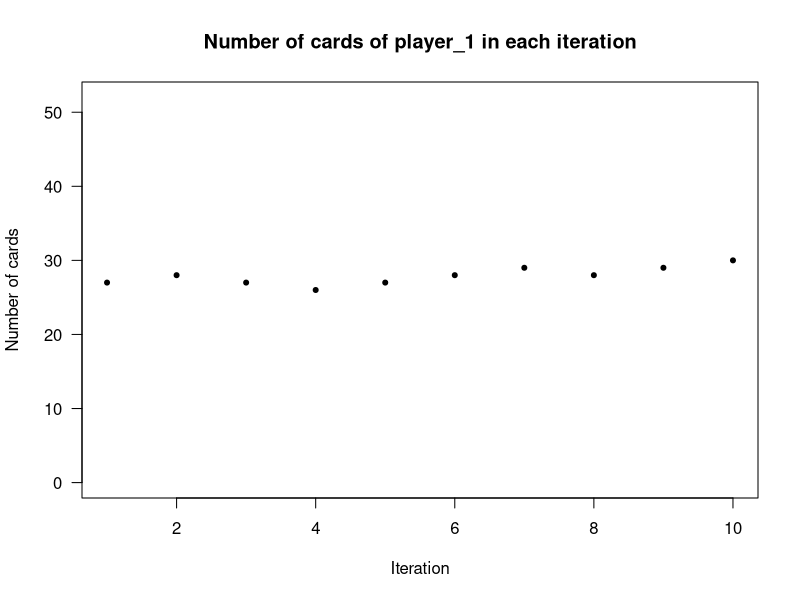

Write the R code that produced this figure.
# WAR GAME SIMULATOR (2 players only)
# Numeration: 2 - 10, 11 (J), 12 (Q), 13 (K), 14 (A)

# creation of a deck
deck <- c()
for (i in 1:52) {
  deck[i] <- (i + 7) %/% 4
}
print(deck)

# set seed (to get repetable results on other machine)
set.seed(17)

# shuffling of the deck
deck <- sample(deck)
print(deck)

# division of the deck between 2 players
player_1 <- deck[c(TRUE, FALSE)]
player_2 <- deck[c(FALSE, TRUE)]
print(player_1)
print(player_2)

# set max number of iterations, after which the winner is a player with bigger number of cards
max_i = 10

# number of cards of player_1 in each iteration
num_of_cards_1 <- c() 

# start game 
i = 1

while (i <= max_i) {
  print("Iteration:")
  print(i)
  print("Cards of player_1:")
  print(player_1)
  print("Cards of player_2")
  print(player_2)
  print("Number of cards of player_1:")
  print(length(player_1))
  print("Number of cards of player_2:")
  print(length(player_2))
  cat("\n")
  
  if (length(player_1) == 52) {
    print(paste("The winner is player_1 after", i, "iterations."))
    break
  } else if (length(player_2) == 52) {
    print(paste("The winner is player_2 after", i, "iterations."))
    break
  }  
  
  if (player_1[1] > player_2[1]) {
    player_1[length(player_1) + 1] <- player_1[1]
    player_1 <- player_1[-1]
    player_1[length(player_1) + 1] <- player_2[1]
    player_2 <- player_2[-1]
  } else if (player_1[1] < player_2[1]) {
    player_2[length(player_2) + 1] <- player_2[1]
    player_2 <- player_2[-1]
    player_2[length(player_2) + 1] <- player_1[1]
    player_1 <- player_1[-1]
  } else {
    while (TRUE) {
      temp_stack <- c()
      
      if (length(player_1) <= 2) {
        length(player_2) = 52
        break
      }
      else if (length(player_2) <= 2) {
        length(player_1) = 52
        break
      }
      
      temp_stack <- append(temp_stack, player_1[1:3])
      temp_stack <- append(temp_stack, player_2[1:3])
      player_1 = player_1[-1 : -2]
      player_2 = player_2[-1 : -2]
      
      if (temp_stack[3] > temp_stack[6]) {
        player_1 <- append(player_1, temp_stack)
        break
      }
      else if (temp_stack[6] > temp_stack[3]) {
        player_2 <- append(player_2, temp_stack)
        break
      }
    }
    player_1 = player_1[-1]
    player_2 = player_2[-1]
  }
  num_of_cards_1[i] <- length(player_1)
  i = i + 1
}

if (i > max_i) {
  print(paste("No result after", max_i, "iterations."))
  if (length(player_1) > length(player_2)) {
    print(paste("The winner is player_1 having", num_of_cards_1[i - 1],  "cards."))
  } else if (length(player_2) > length(player_1)) {
    print(paste("The winner is player_2 having", (52 - num_of_cards_1[i - 1]),  "cards."))
  } else {
    print("There is a draw.")
  }
}

# plot (number of cards of player_1 in each iteration)
plot(num_of_cards_1, type = 'p', pch = 20, xlab = "Iteration", ylab = "Number of cards", main = "Number of cards of player_1 in each iteration", ylim = c(0,52), las = 1)
